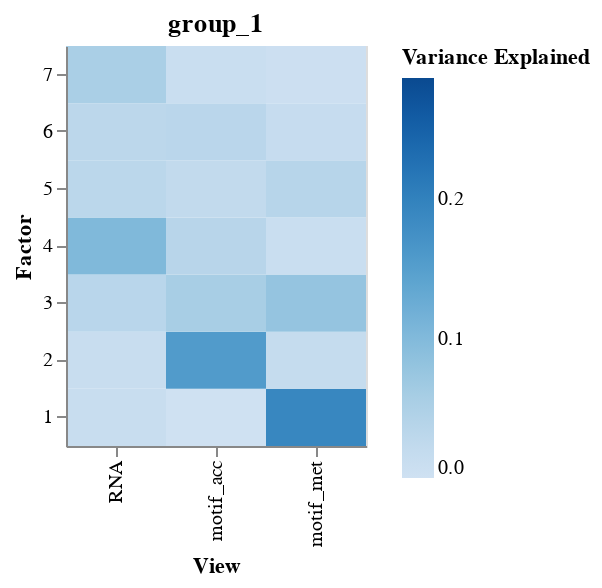

The code cell stored with this chart in its notebook:
### Code cell
plot_variance_explained(model)

### Figure 1 — Vega specification as saved in the notebook (floating-point values rounded to 4 significant figures)
{"$schema": "https://vega.github.io/schema/vega/v5.json", "data": [{"name": "source_0"}, {"name": "data_0", "values": [{"Factor": 1, "Variance Explained": 0.01212, "View": "RNA"}, {"Factor": 2, "Variance Explained": 0.012, "View": "RNA"}, {"Factor": 3, "Variance Explained": 0.03484, "View": "RNA"}, {"Factor": 4, "Variance Explained": 0.1021, "View": "RNA"}, {"Factor": 5, "Variance Explained": 0.03213, "View": "RNA"}, {"Factor": 6, "Variance Explained": 0.03172, "View": "RNA"}, {"Factor": 7, "Variance Explained": 0.05513, "View": "RNA"}, {"Factor": 1, "Variance Explained": 0.1914, "View": "motif_met"}, {"Factor": 2, "Variance Explained": 0.01682, "View": "motif_met"}, {"Factor": 3, "Variance Explained": 0.0787, "View": "motif_met"}, {"Factor": 4, "Variance Explained": 0.01002, "View": "motif_met"}, {"Factor": 5, "Variance Explained": 0.0376, "View": "motif_met"}, {"Factor": 6, "Variance Explained": 0.01467, "View": "motif_met"}, {"Factor": 7, "Variance Explained": 0.004876, "View": "motif_met"}, {"Factor": 1, "Variance Explained": 0.0, "View": "motif_acc"}, {"Factor": 2, "Variance Explained": 0.1567, "View": "motif_acc"}, {"Factor": 3, "Variance Explained": 0.05713, "View": "motif_acc"}, {"Factor": 4, "Variance Explained": 0.03682, "View": "motif_acc"}, {"Factor": 5, "Variance Explained": 0.0217, "View": "motif_acc"}, {"Factor": 6, "Variance Explained": 0.03409, "View": "motif_acc"}, {"Factor": 7, "Variance Explained": 0.009588, "View": "motif_acc"}]}, {"name": "data_0_concat_0_x_domain_View", "values": [{"View": "RNA"}, {"View": "motif_met"}, {"View": "motif_acc"}]}, {"name": "source_0_concat_0_y_domain_Factor", "values": [{"Factor": 1, "sort_field": 1}, {"Factor": 2, "sort_field": 2}, {"Factor": 3, "sort_field": 3}, {"Factor": 4, "sort_field": 4}, {"Factor": 5, "sort_field": 5}, {"Factor": 6, "sort_field": 6}, {"Factor": 7, "sort_field": 7}]}], "signals": [{"name": "childWidth", "value": 150}], "marks": [{"type": "group", "name": "concat_0_group", "encode": {"update": {"width": {"signal": "childWidth"}, "height": {"signal": "height"}}}, "marks": [{"type": "rect", "name": "concat_0_marks", "from": {"data": "data_0"}, "encode": {"update": {"x": {"field": "View", "scale": "concat_0_x"}, "y": {"field": "Factor", "scale": "concat_0_y"}, "height": {"signal": "max(0.25, bandwidth('concat_0_y'))"}, "width": {"signal": "max(0.25, bandwidth('concat_0_x'))"}, "fill": {"field": "Variance Explained", "scale": "concat_0_color"}, "tooltip": {"signal": "{\"Factor\": format(datum[\"Factor\"], \"\"), \"View\": isValid(datum[\"View\"]) ? datum[\"View\"] : \"\"+datum[\"View\"], \"Variance Explained\": format(datum[\"Variance Explained\"], \"\")}"}}}, "style": ["rect"]}], "axes": [{"scale": "concat_0_x", "labelAngle": 270, "orient": "bottom", "labelAlign": "right", "title": "View", "labelBaseline": "middle", "zindex": 1, "grid": false}, {"scale": "concat_0_y", "orient": "left", "grid": false, "zindex": 1, "title": "Factor"}], "title": {"text": "group_1", "frame": "group"}, "style": "cell", "legends": [{"fill": "concat_0_color", "gradientLength": {"signal": "clamp(height, 64, 200)"}, "title": "Variance Explained"}]}], "scales": [{"name": "concat_0_x", "type": "band", "domain": {"data": "data_0_concat_0_x_domain_View", "field": "View", "sort": true}, "range": [0, {"signal": "childWidth"}], "paddingOuter": 0, "paddingInner": 0}, {"name": "concat_0_y", "type": "band", "domain": {"data": "source_0_concat_0_y_domain_Factor", "field": "Factor", "sort": {"op": "max", "field": "sort_field", "order": "descending"}}, "range": [0, {"signal": "height"}], "paddingInner": 0, "paddingOuter": 0}, {"name": "concat_0_color", "type": "linear", "domain": [0, 0.2872], "range": {"scheme": "blues"}, "interpolate": "hcl", "zero": true}], "padding": 5, "height": 200, "background": "white", "layout": {"padding": 20, "bounds": "full", "align": "each"}}
